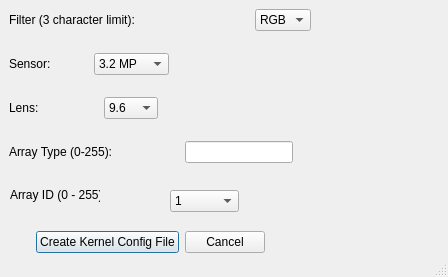
<?xml version="1.0" encoding="UTF-8"?>
<ui version="4.0">
 <class>Calculator</class>
 <widget class="QDialog" name="Calculator">
  <property name="windowModality">
   <enum>Qt::ApplicationModal</enum>
  </property>
  <property name="geometry">
   <rect>
    <x>0</x>
    <y>0</y>
    <width>448</width>
    <height>277</height>
   </rect>
  </property>
  <property name="sizePolicy">
   <sizepolicy hsizetype="Fixed" vsizetype="Fixed">
    <horstretch>0</horstretch>
    <verstretch>0</verstretch>
   </sizepolicy>
  </property>
  <property name="windowTitle">
   <string>Save Image</string>
  </property>
  <property name="sizeGripEnabled">
   <bool>true</bool>
  </property>
  <property name="modal">
   <bool>false</bool>
  </property>
  <widget class="QLabel" name="label_5">
   <property name="geometry">
    <rect>
     <x>10</x>
     <y>187</y>
     <width>90</width>
     <height>16</height>
    </rect>
   </property>
   <property name="text">
    <string>Array ID (0 - 255):</string>
   </property>
  </widget>
  <widget class="QComboBox" name="comboBox_3">
   <property name="geometry">
    <rect>
     <x>170</x>
     <y>190</y>
     <width>69</width>
     <height>22</height>
    </rect>
   </property>
   <item>
    <property name="text">
     <string>1</string>
    </property>
   </item>
   <item>
    <property name="text">
     <string>2</string>
    </property>
   </item>
   <item>
    <property name="text">
     <string>3</string>
    </property>
   </item>
   <item>
    <property name="text">
     <string>4</string>
    </property>
   </item>
   <item>
    <property name="text">
     <string>5</string>
    </property>
   </item>
   <item>
    <property name="text">
     <string>6</string>
    </property>
   </item>
  </widget>
  <widget class="QWidget" name="">
   <property name="geometry">
    <rect>
     <x>9</x>
     <y>9</y>
     <width>302</width>
     <height>22</height>
    </rect>
   </property>
   <layout class="QHBoxLayout" name="horizontalLayout">
    <item>
     <widget class="QLabel" name="label">
      <property name="text">
       <string>Filter (3 character limit):</string>
      </property>
     </widget>
    </item>
    <item>
     <spacer name="horizontalSpacer">
      <property name="orientation">
       <enum>Qt::Horizontal</enum>
      </property>
      <property name="sizeHint" stdset="0">
       <size>
        <width>40</width>
        <height>20</height>
       </size>
      </property>
     </spacer>
    </item>
    <item>
     <widget class="QComboBox" name="KernelFilterSelect">
      <item>
       <property name="text">
        <string>RGB</string>
       </property>
      </item>
      <item>
       <property name="text">
        <string>405</string>
       </property>
      </item>
      <item>
       <property name="text">
        <string>450</string>
       </property>
      </item>
      <item>
       <property name="text">
        <string>490</string>
       </property>
      </item>
      <item>
       <property name="text">
        <string>518</string>
       </property>
      </item>
      <item>
       <property name="text">
        <string>550</string>
       </property>
      </item>
      <item>
       <property name="text">
        <string>590</string>
       </property>
      </item>
      <item>
       <property name="text">
        <string>615</string>
       </property>
      </item>
      <item>
       <property name="text">
        <string>632</string>
       </property>
      </item>
      <item>
       <property name="text">
        <string>650</string>
       </property>
      </item>
      <item>
       <property name="text">
        <string>685</string>
       </property>
      </item>
      <item>
       <property name="text">
        <string>725</string>
       </property>
      </item>
      <item>
       <property name="text">
        <string>780</string>
       </property>
      </item>
      <item>
       <property name="text">
        <string>808</string>
       </property>
      </item>
      <item>
       <property name="text">
        <string>850</string>
       </property>
      </item>
      <item>
       <property name="text">
        <string>880</string>
       </property>
      </item>
      <item>
       <property name="text">
        <string>940</string>
       </property>
      </item>
      <item>
       <property name="text">
        <string>945</string>
       </property>
      </item>
      <item>
       <property name="text">
        <string>UVR</string>
       </property>
      </item>
      <item>
       <property name="text">
        <string>NGB</string>
       </property>
      </item>
      <item>
       <property name="text">
        <string>RGN</string>
       </property>
      </item>
     </widget>
    </item>
   </layout>
  </widget>
  <widget class="QWidget" name="">
   <property name="geometry">
    <rect>
     <x>9</x>
     <y>53</y>
     <width>160</width>
     <height>22</height>
    </rect>
   </property>
   <layout class="QHBoxLayout" name="horizontalLayout_2">
    <item>
     <widget class="QLabel" name="label_2">
      <property name="text">
       <string>Sensor:</string>
      </property>
     </widget>
    </item>
    <item>
     <spacer name="horizontalSpacer_3">
      <property name="orientation">
       <enum>Qt::Horizontal</enum>
      </property>
      <property name="sizeHint" stdset="0">
       <size>
        <width>40</width>
        <height>20</height>
       </size>
      </property>
     </spacer>
    </item>
    <item>
     <widget class="QComboBox" name="comboBox">
      <item>
       <property name="text">
        <string>3.2 MP</string>
       </property>
      </item>
      <item>
       <property name="text">
        <string>14.4 MP</string>
       </property>
      </item>
     </widget>
    </item>
   </layout>
  </widget>
  <widget class="QWidget" name="">
   <property name="geometry">
    <rect>
     <x>9</x>
     <y>97</y>
     <width>149</width>
     <height>22</height>
    </rect>
   </property>
   <layout class="QHBoxLayout" name="horizontalLayout_3">
    <item>
     <widget class="QLabel" name="label_3">
      <property name="text">
       <string>Lens:</string>
      </property>
     </widget>
    </item>
    <item>
     <spacer name="horizontalSpacer_4">
      <property name="orientation">
       <enum>Qt::Horizontal</enum>
      </property>
      <property name="sizeHint" stdset="0">
       <size>
        <width>40</width>
        <height>20</height>
       </size>
      </property>
     </spacer>
    </item>
    <item>
     <widget class="QComboBox" name="comboBox_2">
      <item>
       <property name="text">
        <string>9.6</string>
       </property>
      </item>
      <item>
       <property name="text">
        <string>8.25</string>
       </property>
      </item>
     </widget>
    </item>
   </layout>
  </widget>
  <widget class="QWidget" name="">
   <property name="geometry">
    <rect>
     <x>9</x>
     <y>141</y>
     <width>284</width>
     <height>22</height>
    </rect>
   </property>
   <layout class="QHBoxLayout" name="horizontalLayout_4">
    <item>
     <widget class="QLabel" name="label_4">
      <property name="text">
       <string>Array Type (0-255):</string>
      </property>
     </widget>
    </item>
    <item>
     <spacer name="horizontalSpacer_5">
      <property name="orientation">
       <enum>Qt::Horizontal</enum>
      </property>
      <property name="sizeHint" stdset="0">
       <size>
        <width>40</width>
        <height>20</height>
       </size>
      </property>
     </spacer>
    </item>
    <item>
     <widget class="QLineEdit" name="lineEdit_2"/>
    </item>
   </layout>
  </widget>
  <widget class="QWidget" name="">
   <property name="geometry">
    <rect>
     <x>9</x>
     <y>230</y>
     <width>256</width>
     <height>25</height>
    </rect>
   </property>
   <layout class="QHBoxLayout" name="horizontalLayout_6">
    <item>
     <spacer name="horizontalSpacer_2">
      <property name="orientation">
       <enum>Qt::Horizontal</enum>
      </property>
      <property name="sizeHint" stdset="0">
       <size>
        <width>40</width>
        <height>20</height>
       </size>
      </property>
     </spacer>
    </item>
    <item>
     <widget class="QPushButton" name="SaveButton">
      <property name="enabled">
       <bool>true</bool>
      </property>
      <property name="text">
       <string>Create Kernel Config File</string>
      </property>
     </widget>
    </item>
    <item>
     <widget class="QPushButton" name="CancelButton">
      <property name="text">
       <string>Cancel</string>
      </property>
     </widget>
    </item>
   </layout>
  </widget>
 </widget>
 <resources/>
 <connections/>
</ui>
